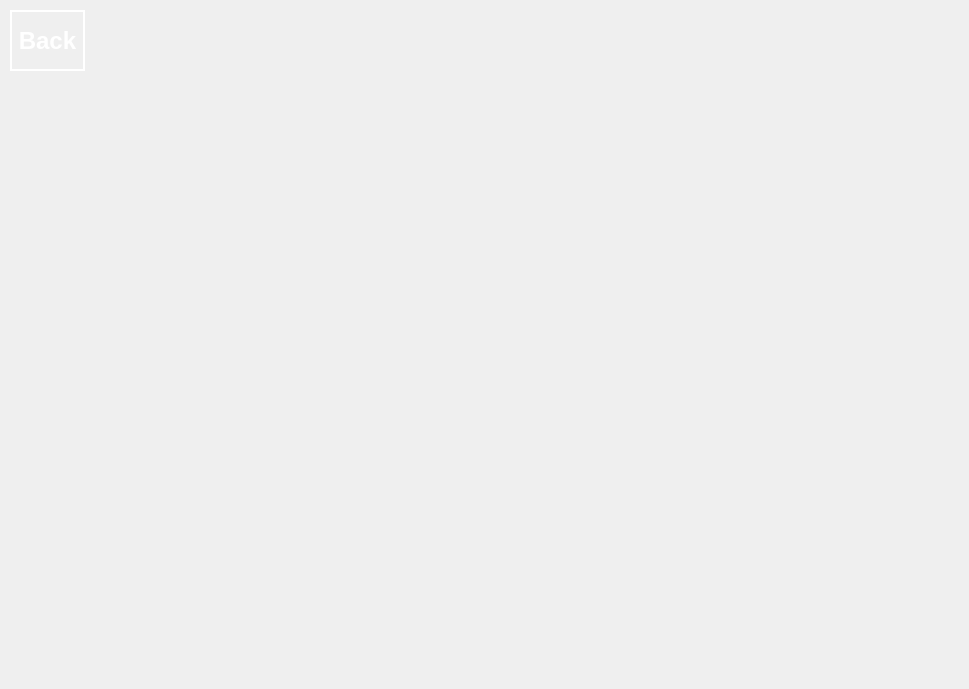
<?xml version="1.0" encoding="UTF-8"?>
<ui version="4.0">
 <class>Rules_Window</class>
 <widget class="QDialog" name="Rules_Window">
  <property name="geometry">
   <rect>
    <x>0</x>
    <y>0</y>
    <width>969</width>
    <height>689</height>
   </rect>
  </property>
  <property name="windowTitle">
   <string>Dialog</string>
  </property>
  <widget class="QLabel" name="background">
   <property name="geometry">
    <rect>
     <x>-30</x>
     <y>-130</y>
     <width>1201</width>
     <height>951</height>
    </rect>
   </property>
   <property name="cursor">
    <cursorShape>ArrowCursor</cursorShape>
   </property>
   <property name="text">
    <string/>
   </property>
   <property name="pixmap">
    <pixmap>data/maxresdefault.jpg</pixmap>
   </property>
  </widget>
  <widget class="QLabel" name="label">
   <property name="geometry">
    <rect>
     <x>60</x>
     <y>210</y>
     <width>901</width>
     <height>671</height>
    </rect>
   </property>
   <property name="text">
    <string/>
   </property>
   <property name="pixmap">
    <pixmap>data/text.png</pixmap>
   </property>
  </widget>
  <widget class="QPushButton" name="go_back_button">
   <property name="geometry">
    <rect>
     <x>10</x>
     <y>10</y>
     <width>75</width>
     <height>61</height>
    </rect>
   </property>
   <property name="font">
    <font>
     <pointsize>18</pointsize>
     <weight>75</weight>
     <bold>true</bold>
    </font>
   </property>
   <property name="styleSheet">
    <string notr="true">border-radius : 50; 
color: rgb(255, 255, 255);
border : 2px solid white
</string>
   </property>
   <property name="text">
    <string>Back</string>
   </property>
  </widget>
 </widget>
 <resources/>
 <connections/>
</ui>
